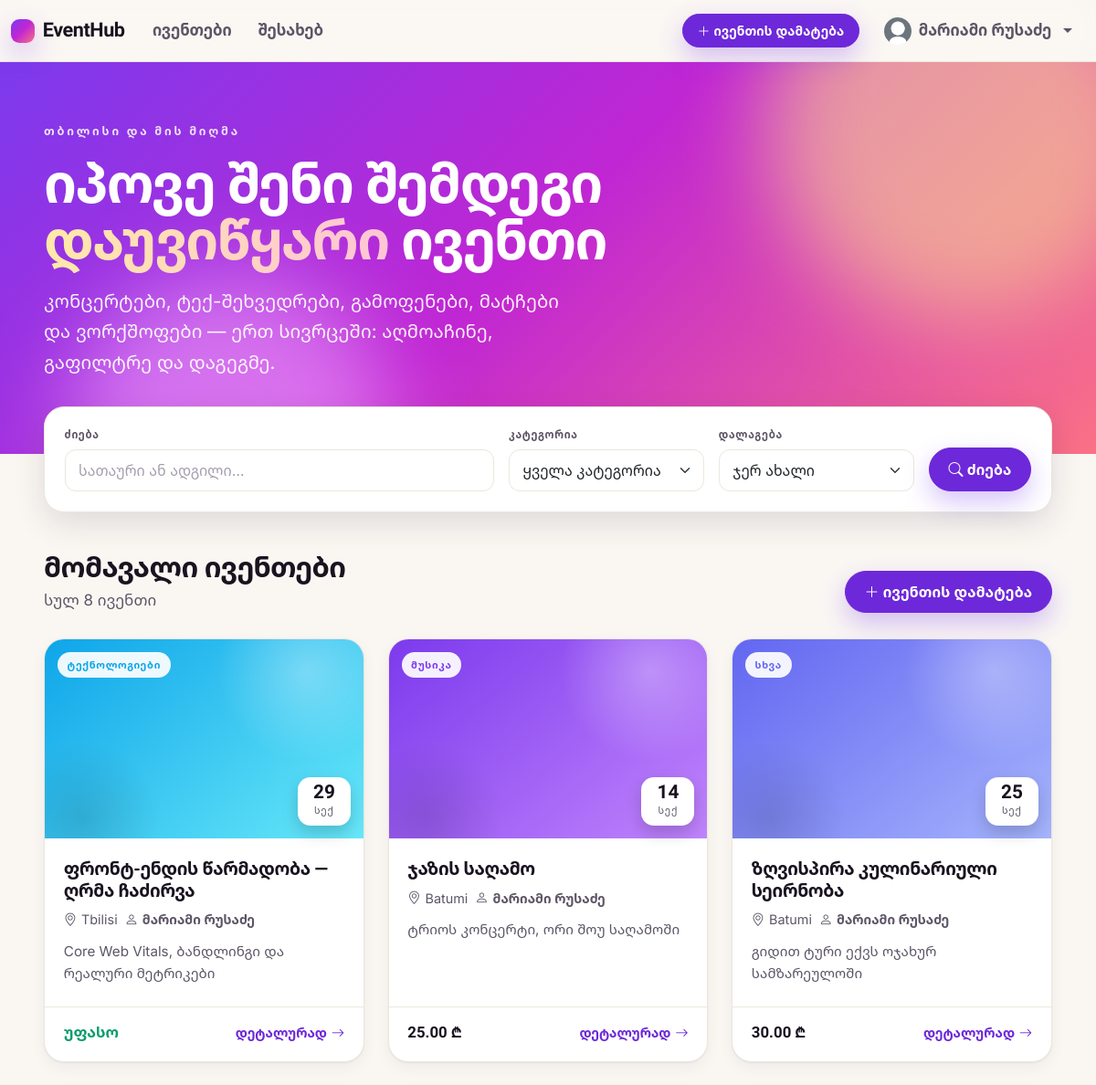
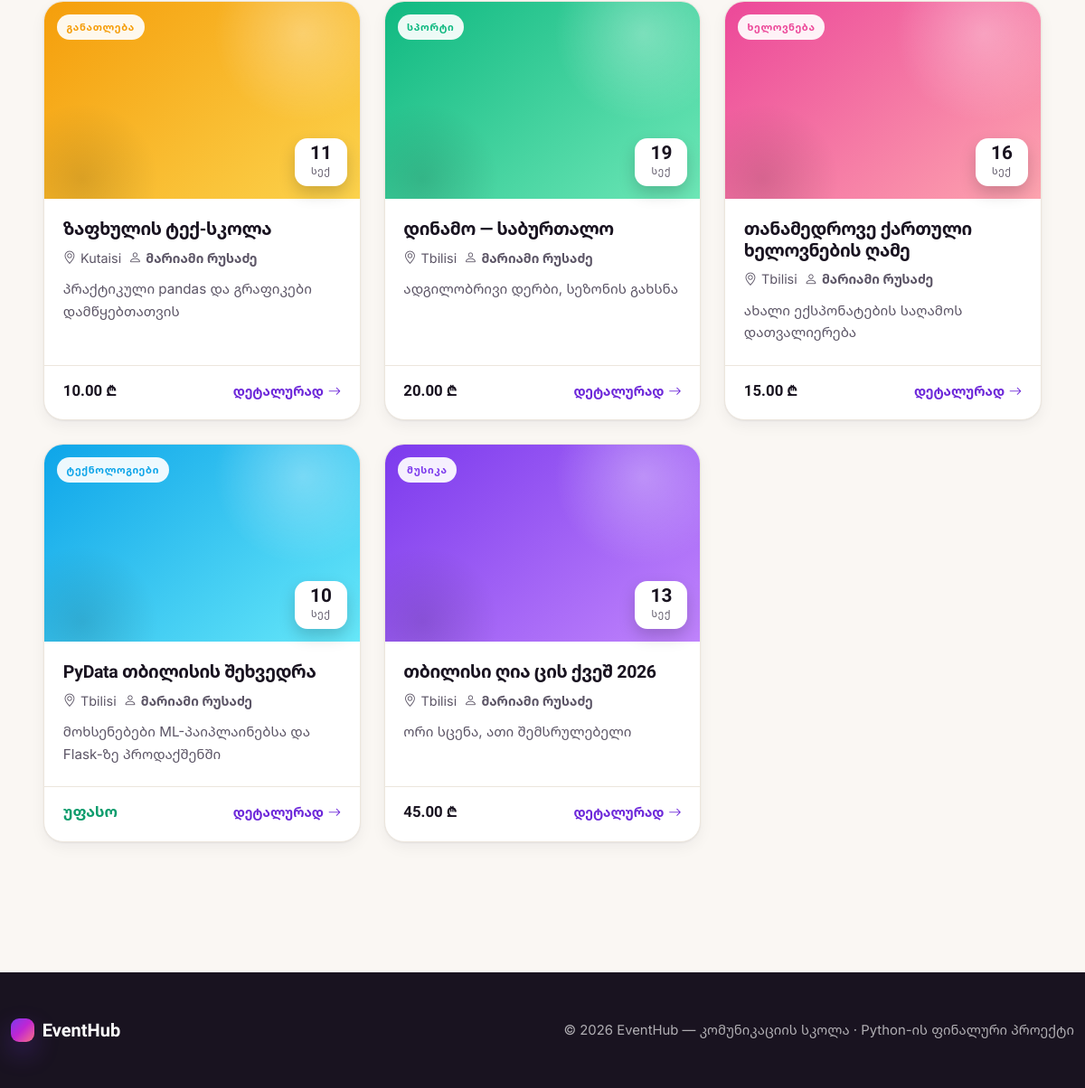
The page / (signed in) on the database its author committed (2 pictures, top to bottom).
### app/models.py (models this page shows, shortened)
class User(UserMixin, db.Model):
    __tablename__ = "users"
    id = db.Column(db.Integer, primary_key=True)
    name = db.Column(db.String(100), nullable=False)
    email = db.Column(db.String(150), unique=True, nullable=False, index=True)
    password_hash = db.Column(db.String(255), nullable=False)
    profile_pic = db.Column(db.String(255), nullable=False, default="default.png")
    created_at = db.Column(db.DateTime, default=datetime.utcnow)
    events = db.relationship(
        "Event", backref="author", lazy=True, cascade="all, delete-orphan"
    )

class Event(db.Model):
    __tablename__ = "events"
    id = db.Column(db.Integer, primary_key=True)
    title = db.Column(db.String(150), nullable=False)
    short_description = db.Column(db.String(300), nullable=False)
    full_description = db.Column(db.Text, nullable=False)
    location = db.Column(db.String(150), nullable=False)
    event_date = db.Column(db.DateTime, nullable=False)
    ticket_price = db.Column(db.Float, nullable=False, default=0.0)
    organizer = db.Column(db.String(150), nullable=False)
    category = db.Column(db.String(50), nullable=False, default="Other")
    posted_at = db.Column(db.DateTime, default=datetime.utcnow, index=True)
    user_id = db.Column(db.Integer, db.ForeignKey("users.id"), nullable=False)

### app/routes/events.py (the view)
@events_bp.route("/")
def index():
    query = Event.query
    category = request.args.get("category", "").strip()
    if category and category in CATEGORIES:
        query = query.filter(Event.category == category)
    search = request.args.get("q", "").strip()
    if search:
        like = f"%{search}%"
        query = query.filter(
            db.or_(Event.title.ilike(like), Event.location.ilike(like))
        )
    sort = request.args.get("sort", "posted_desc")
    sort_options = {
        "posted_desc": Event.posted_at.desc(),
        "posted_asc": Event.posted_at.asc(),
        "date_asc": Event.event_date.asc(),
        "date_desc": Event.event_date.desc(),
        "price_asc": Event.ticket_price.asc(),
        "price_desc": Event.ticket_price.desc(),
    }
    query = query.order_by(sort_options.get(sort, Event.posted_at.desc()))
    page = request.args.get("page", 1, type=int)
    from flask import current_app
    per_page = current_app.config.get("EVENTS_PER_PAGE", 9)
    pagination = query.paginate(page=page, per_page=per_page, error_out=False)
    return render_template(
        "events/index.html",
        pagination=pagination,
        events=pagination.items,
        categories=CATEGORIES,
        current_category=category,
        current_sort=sort,
        search=search,
    )

### app/__init__.py (called while the page is built)
def register_template_filters(app):
    @app.template_filter("kadate")
    def kadate(value, style="full"):
        if value is None:
            return ""
        if style == "full":
            return f"{value.day} {KA_MONTHS[value.month]} {value.year}, {value:%H:%M}"
        if style == "date":
            return f"{value.day} {KA_MONTHS[value.month]} {value.year}"
        if style == "monthyear":
            return f"{KA_MONTHS[value.month]} {value.year}"
        if style == "day":
            return f"{value.day:02d}"
        if style == "mon":
            return KA_MONTHS_SHORT[value.month]
        if style == "time":
            return f"{value:%H:%M}"
        return str(value)

### app/models.py (called while the page is built)
@login_manager.user_loader
def load_user(user_id):
    return db.session.get(User, int(user_id))

### app/templates/events/index.html (shortened to what this page needs)
{% extends "base.html" %}
{% block content %}
<header class="hero full-bleed">
  <div class="hero__inner">
    <p class="hero__eyebrow">თბილისი და მის მიღმა</p>
    <h1 class="hero__title">იპოვე შენი შემდეგი <em>დაუვიწყარი</em> ივენთი</h1>
    <p class="hero__sub">
      კონცერტები, ტექ-შეხვედრები, გამოფენები, მატჩები და ვორქშოფები —
      ერთ სივრცეში: აღმოაჩინე, გაფილტრე და დაგეგმე.
    </p>
  </div>
</header>
<div class="full-bleed">
  <div class="page-wide">
    <form method="GET" class="filter-bar">
      <div class="filter-bar__field">
        <label for="q">ძიება</label>
        <input type="text" id="q" name="q" value="{{ search }}" class="form-control" placeholder="სათაური ან ადგილი…">
      </div>
      <div class="filter-bar__field">
        <label for="category">კატეგორია</label>
        <select id="category" name="category" class="form-select">
          <option value="">ყველა კატეგორია</option>
        </select>
      </div>
      <div class="filter-bar__field">
        <label for="sort">დალაგება</label>
        <select id="sort" name="sort" class="form-select">
          <option value="posted_desc" {% if current_sort == "posted_desc" %}selected{% endif %}>ჯერ ახალი</option>
        </select>
      </div>
      <button type="submit" class="btn btn-primary"><i class="bi bi-search"></i> ძიება</button>
    </form>
    <div class="sec-head">
      <div>
        <h2 class="sec-title">მომავალი ივენთები</h2>
        <p class="sec-sub">სულ {{ pagination.total }} ივენთი</p>
      </div>
      {% if current_user.is_authenticated %}
        <a href="{{ url_for('events.add') }}" class="btn btn-primary"><i class="bi bi-plus-lg"></i> ივენთის დამატება</a>
      {% endif %}
    </div>
    {% if events %}
    <div class="ev-grid">
      {% for event in events %}
      <article class="ev-card" data-cat="{{ event.category }}">
        <div class="ev-card__media">
          <span class="ev-card__cat">{{ category_labels.get(event.category, event.category) }}</span>
          <span class="ev-card__date">
            <span class="d">{{ event.event_date|kadate('day') }}</span>
            <span class="m">{{ event.event_date|kadate('mon') }}</span>
          </span>
        </div>
        <div class="ev-card__body">
          <h3 class="ev-card__title">
            <a href="{{ url_for('events.detail', event_id=event.id) }}">{{ event.title }}</a>
          </h3>
          <p class="ev-card__meta">
            <span><i class="bi bi-geo-alt"></i> {{ event.location }}</span>
            <a href="{{ url_for('events.author_profile', user_id=event.author.id) }}">
              <i class="bi bi-person"></i> {{ event.author.name }}
            </a>
          </p>
          <p class="ev-card__desc">{{ event.short_description }}</p>
        </div>
        <div class="ev-card__foot">
          <span class="ev-card__price {% if event.ticket_price <= 0 %}is-free{% endif %}">
            {% if event.ticket_price > 0 %}{{ "%.2f"|format(event.ticket_price) }} ₾{% else %}უფასო{% endif %}
          </span>
          <a class="ev-card__more" href="{{ url_for('events.detail', event_id=event.id) }}">
            დეტალურად <i class="bi bi-arrow-right"></i>
          </a>
        </div>
      </article>
      {% endfor %}
    </div>
    {% else %}
    <div class="empty-state">
      <i class="bi bi-calendar-x"></i>
      <p class="mt-3 mb-0">შენი ფილტრებით ივენთი ვერ მოიძებნა. სცადე ფართო ძიება.</p>
    </div>
    {% endif %}
  </div>
</div>
{% endblock %}

### app/templates/base.html (shortened to what this page needs)
<!doctype html>
<html lang="ka">
<head>
    <link href="https://cdn.jsdelivr.net/npm/bootstrap@5.3.3/dist/css/bootstrap.min.css" rel="stylesheet">
    <link href="https://cdn.jsdelivr.net/npm/bootstrap-icons@1.11.3/font/bootstrap-icons.css" rel="stylesheet">
    <link href="{{ url_for('static', filename='css/style.css') }}" rel="stylesheet">
</head>
<body>
<nav class="navbar navbar-expand-lg sticky-top site-nav">
  <div class="container">
    <a class="navbar-brand" href="{{ url_for('events.index') }}">
      <span class="brand-dot"></span> EventHub
    </a>
    <div class="collapse navbar-collapse" id="navMain">
      <ul class="navbar-nav me-auto mb-2 mb-lg-0">
        <li class="nav-item"><a class="nav-link" href="{{ url_for('events.index') }}">ივენთები</a></li>
        <li class="nav-item"><a class="nav-link" href="{{ url_for('main.about') }}">შესახებ</a></li>
      </ul>
      <ul class="navbar-nav align-items-lg-center gap-2 gap-lg-1">
        {% if current_user.is_authenticated %}
          <li class="nav-item me-lg-2">
            <a class="btn btn-primary btn-sm" href="{{ url_for('events.add') }}">
              <i class="bi bi-plus-lg"></i> ივენთის დამატება
            </a>
          </li>
          <li class="nav-item dropdown">
            <a class="nav-link dropdown-toggle d-flex align-items-center gap-2" href="#" role="button" data-bs-toggle="dropdown">
              <img src="{{ url_for('static', filename='uploads/profile_pics/' + current_user.profile_pic) }}"
                   class="rounded-circle" width="30" height="30" style="object-fit:cover;" alt="ავატარი">
              {{ current_user.name }}
            </a>
          </li>
        {% else %}
          <li class="nav-item"><a class="nav-link" href="{{ url_for('auth.login') }}">შესვლა</a></li>
          <li class="nav-item"><a class="btn btn-primary btn-sm" href="{{ url_for('auth.register') }}">რეგისტრაცია</a></li>
        {% endif %}
      </ul>
    </div>
  </div>
</nav>
<main class="container site-main">
  {% block content %}{% endblock %}
</main>
<footer class="site-footer full-bleed">
  <div class="container site-footer__inner">
    <span class="navbar-brand"><span class="brand-dot"></span> EventHub</span>
    <p class="mb-0 small">
      &copy; {{ current_year }} EventHub &mdash; კომუნიკაციის სკოლა &middot; Python-ის ფინალური პროექტი
    </p>
  </div>
</footer>
</body>
</html>

### rows shown on the page
User: profile_pic (placeholder picture), name "მარიამი რუსაძე"
Event: get "ᲢᲔᲥᲜᲝᲚᲝᲒᲘᲔᲑᲘ", event_date|kadate "29", event_date|kadate "ᲡᲔᲥ", title "ფრონტ-ენდის წარმადობა — ღრმა ჩაძირვა", location "Tbilisi", author.name "მარიამი რუსაძე", short_description "Core Web Vitals, ბანდლინგი და რეალური მეტრიკები", ticket_price "უფასო"
Event: get "ᲛᲣᲡᲘᲙᲐ", event_date|kadate "14", event_date|kadate "ᲡᲔᲥ", title "ჯაზის საღამო", location "Batumi", author.name "მარიამი რუსაძე", short_description "ტრიოს კონცერტი, ორი შოუ საღამოში", ticket_price "25.00"
Event: get "ᲡᲮᲕᲐ", event_date|kadate "25", event_date|kadate "ᲡᲔᲥ", title "ზღვისპირა კულინარიული სეირნობა", location "Batumi", author.name "მარიამი რუსაძე", short_description "გიდით ტური ექვს ოჯახურ სამზარეულოში", ticket_price "30.00"
Event: get "ᲒᲐᲜᲐᲗᲚᲔᲑᲐ", event_date|kadate "11", event_date|kadate "ᲡᲔᲥ", title "ზაფხულის ტექ-სკოლა", location "Kutaisi", author.name "მარიამი რუსაძე", short_description "პრაქტიკული pandas და გრაფიკები დამწყებთათვის", ticket_price "10.00"
Event: get "ᲡᲞᲝᲠᲢᲘ", event_date|kadate "19", event_date|kadate "ᲡᲔᲥ", title "დინამო — საბურთალო", location "Tbilisi", author.name "მარიამი რუსაძე", short_description "ადგილობრივი დერბი, სეზონის გახსნა", ticket_price "20.00"
Event: get "ᲮᲔᲚᲝᲕᲜᲔᲑᲐ", event_date|kadate "16", event_date|kadate "ᲡᲔᲥ", title "თანამედროვე ქართული ხელოვნების ღამე", location "Tbilisi", author.name "მარიამი რუსაძე", short_description "ახალი ექსპონატების საღამოს დათვალიერება", ticket_price "15.00"
Event: get "ᲢᲔᲥᲜᲝᲚᲝᲒᲘᲔᲑᲘ", event_date|kadate "10", event_date|kadate "ᲡᲔᲥ", title "PyData თბილისის შეხვედრა", location "Tbilisi", author.name "მარიამი რუსაძე", short_description "მოხსენებები ML-პაიპლაინებსა და Flask-ზე პროდაქშენში", ticket_price "უფასო"
Event: get "ᲛᲣᲡᲘᲙᲐ", event_date|kadate "13", event_date|kadate "ᲡᲔᲥ", title "თბილისი ღია ცის ქვეშ 2026", location "Tbilisi", author.name "მარიამი რუსაძე", short_description "ორი სცენა, ათი შემსრულებელი", ticket_price "45.00"

### other values the page prints
{{ pagination.total }} "8"
